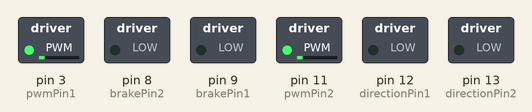
Bench run of a sketch on a simulated Arduino Uno, built with avr-gcc and run on an emulated ATmega328P. Shown: switched loads named in the sketch (green lamp = pin HIGH).

Above: at 0.05 s.
At 2.95 s:
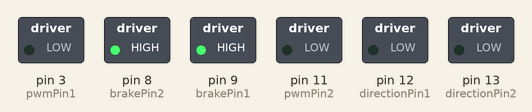
Timing chart, 0 to 6.9 s (numbered marks = the images above):
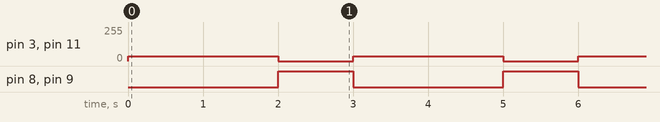

Measured:
- by itself, pin 3 (pwmPin1), pin 11 (pwmPin2): alternates 35/255 for 2.0 s and 0/255 for 1.0 s
- by itself, pin 8 (brakePin2), pin 9 (brakePin1): alternates HIGH for 1.0 s and LOW for 2.0 s

The sketch:

Rotation_2moteurs.ino
```cpp
/*mis à jour le 16/05/25

    Auteur : Antoine MARC
    Projet : Réalisation d'un pilote auto
    Brique : mise en rotation de la maquette
    But    : rotation des 2 moteur en simultannés

    Construction du programme:
          -on reprend le programme rotation_1moteur
       mais on modifie le programme pour ajouter un deuxieme moteur
       le programe mets en rotation la maquette pendant 2s et s'arrête
       pendant 1s
       cependant on arrête le changement de sens de rotation a chaque
       itération

  Matériel:
    carte Arduino UNO
    carte Arduino Motor Shield REV 3
    Moteur FIT0521 DF25-370
    Batterie PS-1212

  Branchement:
    -la batterie: borne (-) sur la connexion GND et borne (+) sur la connexion VIN
      de la carte Arduino Motor Shield REV 3
    -le moteur 1 :borne (-) sur la connexion A- et borne (+) sur la connexion A+
      de la carte Arduino Motor Shield REV 3
    -le moteur 2 :borne (-) sur la connexion B- et borne (+) sur la connexion B+
      de la carte Arduino Motor Shield REV 3
*/

//Channel A, assignation des broches pour le moteur 1
int directionPin1 = 12;//assign direction sur la broche de sortie 12.
int pwmPin1 = 3;// assign PWM (work duty) sur la broche de sortie 3.
int brakePin1 = 9;//assign brake sur la broche de sortie 9.

//channel B, assignation pour le deuxieme moteur
int directionPin2 = 13;
int pwmPin2 = 11;
int brakePin2 = 8;

//boolean pour pouvoir changer de direction
bool directionState1;
bool directionState2;

void setup() {

//configurations des broches moteur 1 et 2
pinMode(directionPin1, OUTPUT);
pinMode(pwmPin1, OUTPUT);
pinMode(brakePin1, OUTPUT);

pinMode(directionPin2, OUTPUT);
pinMode(pwmPin2, OUTPUT);
pinMode(brakePin2, OUTPUT);

// initialisation des sens de rotation des 2 moteurs
if(directionState1 == false){
  digitalWrite(directionPin1, LOW);
}
else{
  digitalWrite(directionPin1, HIGH);
}
if(directionState2 == false){
  digitalWrite(directionPin2, LOW);
}
else{
  digitalWrite(directionPin2, HIGH);
}

}

void loop() {

//désactivation des freins moteur pour les moteurs 1 et 2
digitalWrite(brakePin1, LOW);//
digitalWrite(brakePin2, LOW);

/*set work duty
35 valeur minimum(estimer) pour la mise
en rotation pour vaincre l'inertie du systeme */
analogWrite(pwmPin1, 35);
analogWrite(pwmPin2, 35);

delay(2000); //durée de la rotation de 2s

//activation des freins moteurs pour les moteurs 1 et 2
digitalWrite(brakePin1, HIGH);
digitalWrite(brakePin2, HIGH);

//set work duty for the motor to 0 (off) motor 1
analogWrite(pwmPin1, 0);
analogWrite(pwmPin2, 0);

delay(1000); // durée de 1s pendant laquelle les moteurs sont arrêtés
}
//------------------fin du programme----------------------------------------
```
